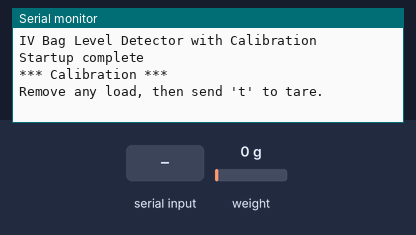
Bench run of a sketch on a simulated ESP8266 (NodeMCU). On the bench: the last lines printed to the serial monitor. Inputs (shaded band) come from the test bench; at power-on: weight on the scale 0 g. EEPROM starts erased.

Above: at 3.2 s.
3.3 s: "t90\n" received over Serial
At 3.8 s:
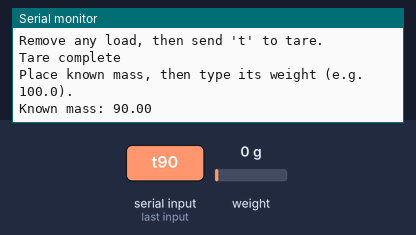
4.8 s: weight on the scale set to 100 g
At 5.8 s:
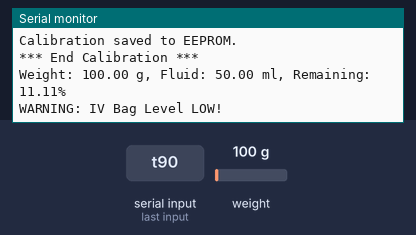
6.4 s: "t,45\n" received over Serial
At 7.9 s:
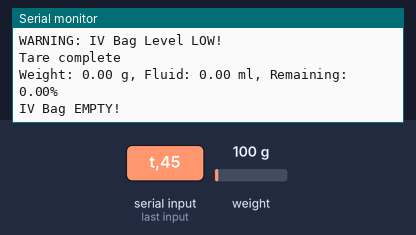
9.4 s: weight on the scale set to 1250 g
At 10.9 s:
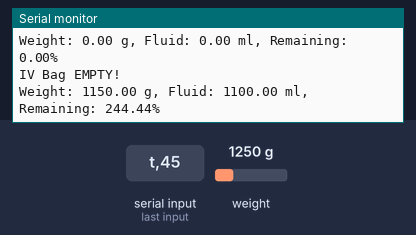
Timing chart, 0 to 11.9 s (numbered marks = the images above; inputs shaded):
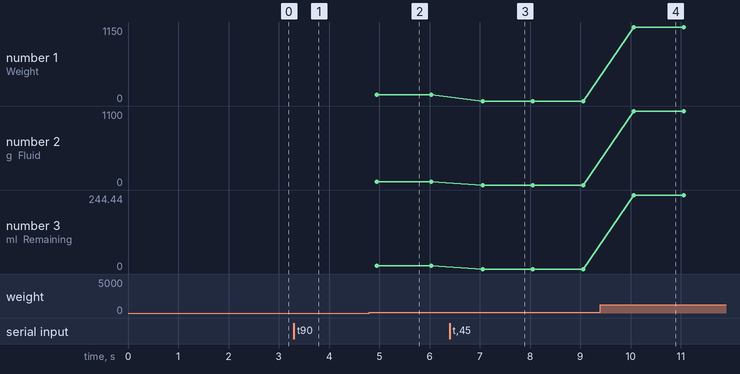

The sketch:

IV_BAG_LEVEL_DETECTOR_ARDUINO_CODE.ino
```cpp
#include <HX711_ADC.h>
#if defined(ESP8266)|| defined(ESP32) || defined(AVR)
#include <EEPROM.h>
#endif

// HX711 pins
const int HX711_dout = D6; // HX711 data pin
const int HX711_sck  = D7; // HX711 clock pin

HX711_ADC LoadCell(HX711_dout, HX711_sck);

const int calVal_eepromAdress = 0;
unsigned long t = 0;

// IV bag parameters
const float FULL_IV_BAG_WEIGHT_GRAMS  = 500.0;
const float EMPTY_IV_BAG_WEIGHT_GRAMS = 50.0;
const float FLUID_CAPACITY_ML         = 450.0;
const float LOW_LEVEL_THRESHOLD_PERCENT = 20.0;

void setup() {
  Serial.begin(9600);
  Serial.println("IV Bag Level Detector with Calibration");

  LoadCell.begin();
  unsigned long stabilizingtime = 2000;
  boolean _tare = true;
  LoadCell.start(stabilizingtime, _tare);

  if (LoadCell.getTareTimeoutFlag() || LoadCell.getSignalTimeoutFlag()) {
    Serial.println("Timeout, check wiring!");
    while (1);
  } else {
    LoadCell.setCalFactor(1.0); // initial calibration factor
    Serial.println("Startup complete");
  }

  while (!LoadCell.update());
  calibrate(); // run calibration once at startup
}

void loop() {
  static boolean newDataReady = 0;
  const int serialPrintInterval = 1000; // print every second

  if (LoadCell.update()) newDataReady = true;

  if (newDataReady) {
    if (millis() > t + serialPrintInterval) {
      float current_weight_grams = LoadCell.getData();

      // Calculate fluid weight
      float fluid_weight_grams = current_weight_grams - EMPTY_IV_BAG_WEIGHT_GRAMS;
      if (fluid_weight_grams < 0) fluid_weight_grams = 0;

      // Convert to volume (1 g ≈ 1 ml)
      float fluid_volume_ml = fluid_weight_grams;

      // Calculate percentage remaining
      float percentage_remaining = (fluid_volume_ml / FLUID_CAPACITY_ML) * 100.0;

      // Print results
      Serial.print("Weight: ");
      Serial.print(current_weight_grams, 2);
      Serial.print(" g, Fluid: ");
      Serial.print(fluid_volume_ml, 2);
      Serial.print(" ml, Remaining: ");
      Serial.print(percentage_remaining, 2);
      Serial.println("%");

      // Alerts
      if (percentage_remaining <= LOW_LEVEL_THRESHOLD_PERCENT && fluid_volume_ml > 0) {
        Serial.println("WARNING: IV Bag Level LOW!");
      } else if (fluid_volume_ml <= 0) {
        Serial.println("IV Bag EMPTY!");
      }

      newDataReady = 0;
      t = millis();
    }
  }

  // Serial commands for calibration
  if (Serial.available() > 0) {
    char inByte = Serial.read();
    if (inByte == 't') LoadCell.tareNoDelay();
    else if (inByte == 'r') calibrate();
  }

  if (LoadCell.getTareStatus() == true) {
    Serial.println("Tare complete");
  }
}

// Calibration routine
void calibrate() {
  Serial.println("*** Calibration ***");
  Serial.println("Remove any load, then send 't' to tare.");

  boolean _resume = false;
  while (_resume == false) {
    LoadCell.update();
    if (Serial.available() > 0) {
      char inByte = Serial.read();
      if (inByte == 't') LoadCell.tareNoDelay();
    }
    if (LoadCell.getTareStatus() == true) {
      Serial.println("Tare complete");
      _resume = true;
    }
  }

  Serial.println("Place known mass, then type its weight (e.g. 100.0).");

  float known_mass = 0;
  _resume = false;
  while (_resume == false) {
    LoadCell.update();
    if (Serial.available() > 0) {
      known_mass = Serial.parseFloat();
      if (known_mass != 0) {
        Serial.print("Known mass: ");
        Serial.println(known_mass);
        _resume = true;
      }
    }
  }

  LoadCell.refreshDataSet();
  float newCalibrationValue = LoadCell.getNewCalibration(known_mass);

  Serial.print("New calibration value: ");
  Serial.println(newCalibrationValue);
  LoadCell.setCalFactor(newCalibrationValue);

#if defined(ESP8266)|| defined(ESP32)
  EEPROM.begin(512);
#endif
  EEPROM.put(calVal_eepromAdress, newCalibrationValue);
#if defined(ESP8266)|| defined(ESP32)
  EEPROM.commit();
#endif
  Serial.println("Calibration saved to EEPROM.");
  Serial.println("*** End Calibration ***");
}
```

Measured:
- after the input at 3.3 s, the serial monitor: prints a new line at once (image 1)
- after the input at 4.8 s, the serial monitor: prints a new line after 0.15 s (image 2)
- after the input at 6.4 s, the serial monitor: prints a new line at once (image 3)
- after the input at 9.4 s, the serial monitor: prints a new line after 0.66 s (image 4)
- plotted number 1: 100 → 0 after the input at 6.4 s, 0 → 1150 after the input at 9.4 s
- plotted number 2: 50 → 0 after the input at 6.4 s, 0 → 1100 after the input at 9.4 s
- plotted number 3: 11.11 → 0 after the input at 6.4 s, 0 → 244.44 after the input at 9.4 s
